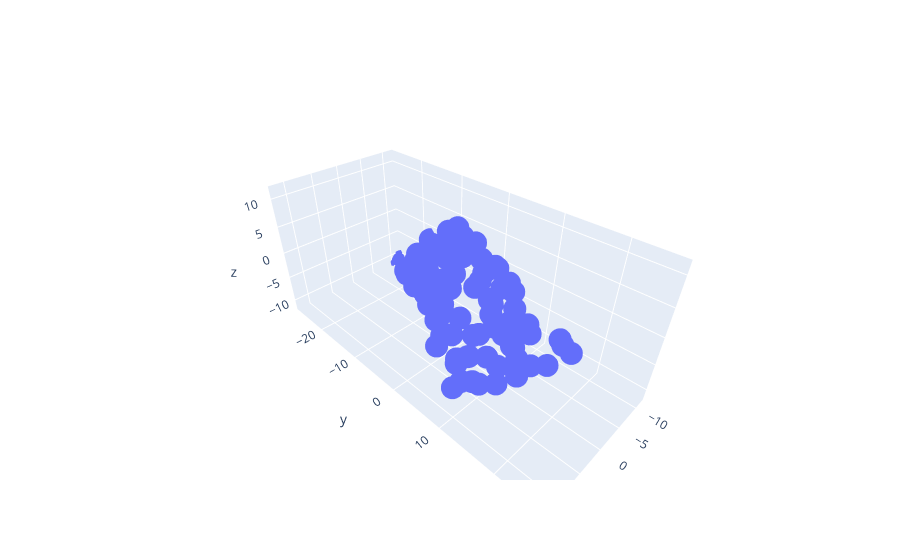

This figure's notebook cell:
### Code cell
import numpy as np
import plotly.graph_objects as go

bases = np.array([[3., 0.], [5., 2.], [1., 2.]])
scalars = np.random.uniform(-4, 4, (2, 100))
results = bases @ scalars

fig = go.Figure(data=[go.Scatter3d(x=results[0,:], y=results[1,:], z=results[2,:], mode='markers')])
fig.show()
